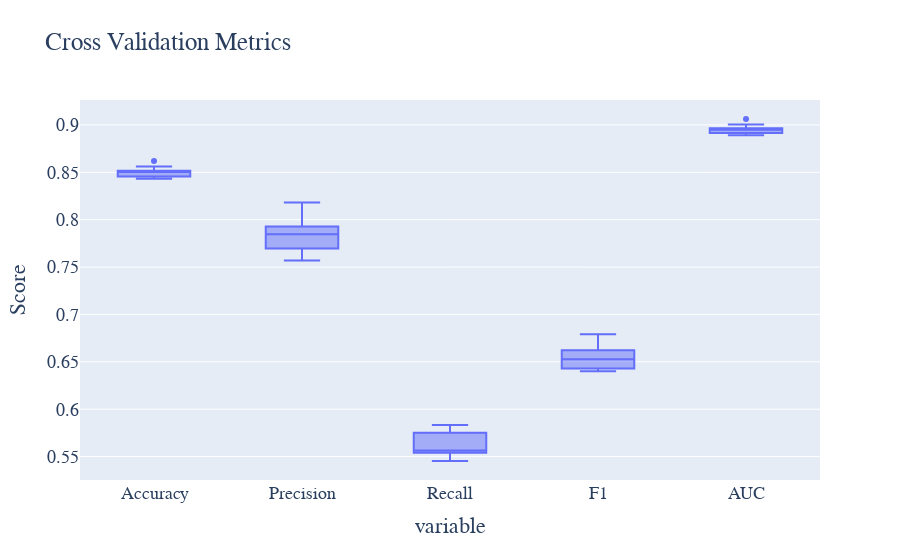

The notebook cell this image was saved under:
### Code cell
# 执行交叉验证
cv_results = cross_validate(lr_model, X_train, y_train, cv=10, scoring=['accuracy', 'precision', 'recall', 'f1', 'roc_auc'])

# 提取交叉验证结果
cv_accuracy = cv_results['test_accuracy']
cv_precision = cv_results['test_precision']
cv_recall = cv_results['test_recall']
cv_f1 = cv_results['test_f1']
cv_roc = cv_results['test_roc_auc']

# 绘制交叉验证结果的箱线图
cv_metrics_data = pd.DataFrame({
    'Accuracy': cv_accuracy,
    'Precision': cv_precision,
    'Recall': cv_recall,
    'F1': cv_f1,
    'AUC': cv_roc
})

# 绘制交叉验证结果的箱线图
fig = px.box(cv_metrics_data, title='Cross Validation Metrics')
fig.update_layout(
    yaxis_title='Score', showlegend=False,
    font=dict(family='Times New Roman', size=18)
)
fig.write_html('Image/4_6_1_3.html')
fig.show()

### Figure 1 — Plotly figure (JSON) as saved in the notebook; plotly's stock layout.template omitted (floating-point values rounded to 4 significant figures)
{"data": [{"alignmentgroup": "True", "hovertemplate": "variable=%{x}<br>value=%{y}<extra></extra>", "legendgroup": "", "marker": {"color": "#636efa"}, "name": "", "notched": false, "offsetgroup": "", "orientation": "v", "showlegend": false, "type": "box", "x": ["Accuracy", "Accuracy", "Accuracy", "Accuracy", "Accuracy", "Accuracy", "Accuracy", "Accuracy", "Accuracy", "Accuracy", "Precision", "Precision", "Precision", "Precision", "Precision", "Precision", "Precision", "Precision", "Precision", "Precision", "Recall", "Recall", "Recall", "Recall", "Recall", "Recall", "Recall", "Recall", "Recall", "Recall", "F1", "F1", "F1", "F1", "F1", "F1", "F1", "F1", "F1", "F1", "AUC", "AUC", "AUC", "AUC", "AUC", "AUC", "AUC", "AUC", "AUC", "AUC"], "x0": " ", "xaxis": "x", "y": [0.8431, 0.8457, 0.8517, 0.8457, 0.8514, 0.8561, 0.8501, 0.8618, 0.8504, 0.8501, 0.7568, 0.7695, 0.7928, 0.7746, 0.7837, 0.797, 0.7857, 0.818, 0.7894, 0.7657, 0.5553, 0.552, 0.556, 0.5453, 0.5653, 0.5752, 0.5566, 0.5806, 0.5539, 0.5832, 0.6406, 0.6429, 0.6536, 0.6401, 0.6569, 0.6682, 0.6516, 0.6791, 0.651, 0.6621, 0.8908, 0.889, 0.8953, 0.8914, 0.8923, 0.9062, 0.8944, 0.8966, 0.9004, 0.896], "y0": " ", "yaxis": "y"}], "layout": {"boxmode": "group", "font": {"family": "Times New Roman", "size": 18}, "legend": {"tracegroupgap": 0}, "showlegend": false, "title": {"text": "Cross Validation Metrics"}, "xaxis": {"anchor": "y", "domain": [0, 1], "title": {"text": "variable"}}, "yaxis": {"anchor": "x", "domain": [0, 1], "title": {"text": "Score"}}}}
